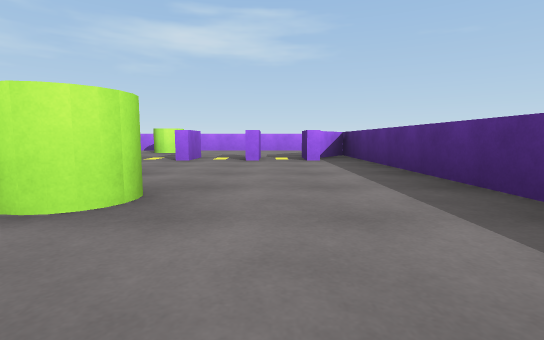
view 1 (above)

12 first-person views from a walk through a scene from a Unity 3-D project. The camera is 0.33 m above the floor, tilts 6° down and sees 85° across. The floor is counted in squares, 1 m on a side. Each view is taken from the middle of a square. On the plan, view 1 faces up. The plan holds only what a view shows up to about 9 squares ahead; the rest is blank. Surface patterns are stand-ins for the level's own textures.

view 2
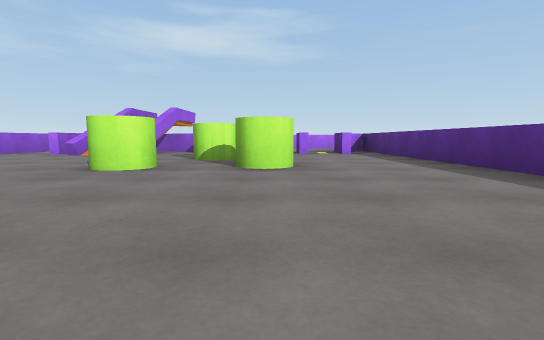

view 3
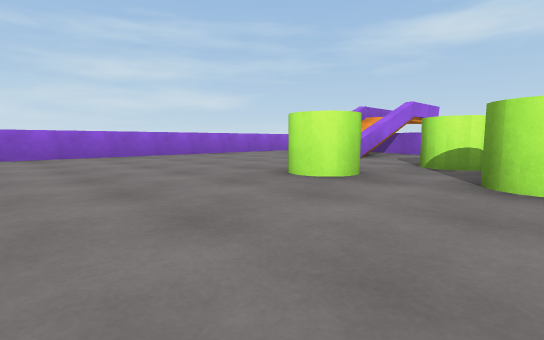

view 4
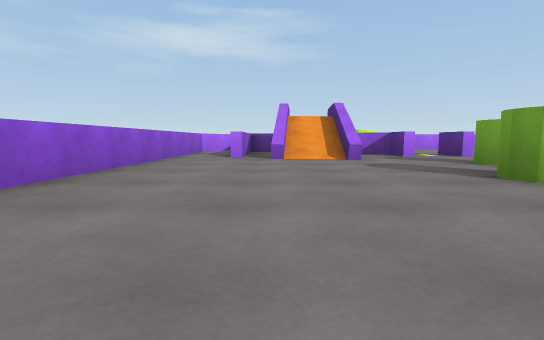

view 5
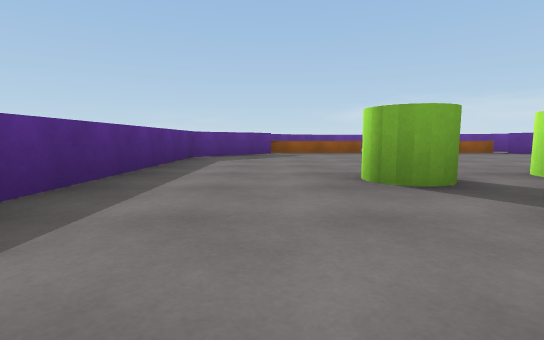

view 6
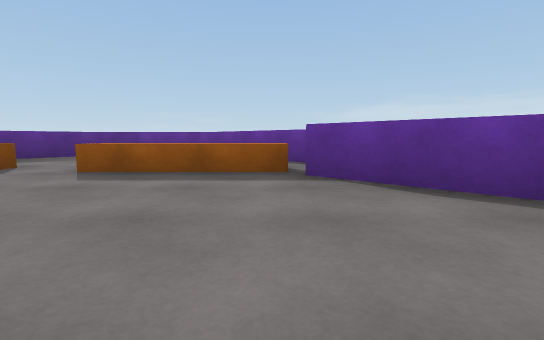

view 7
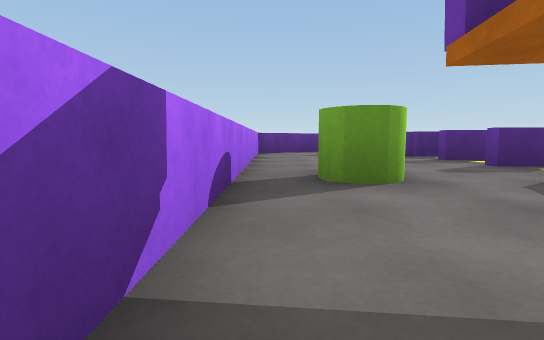

view 8
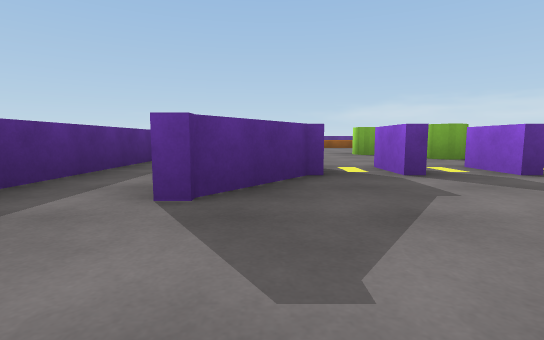

view 9
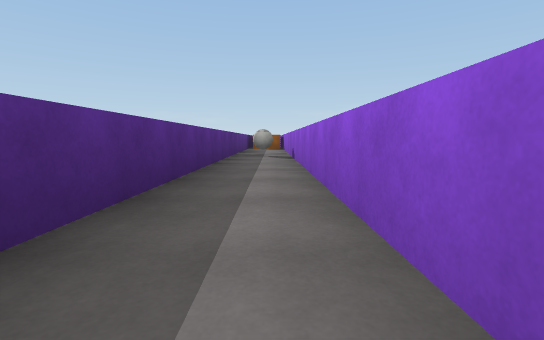

view 10
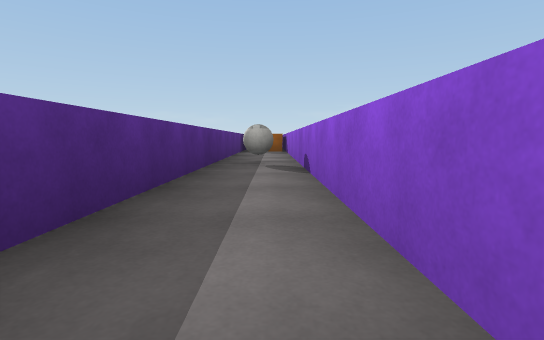

view 11
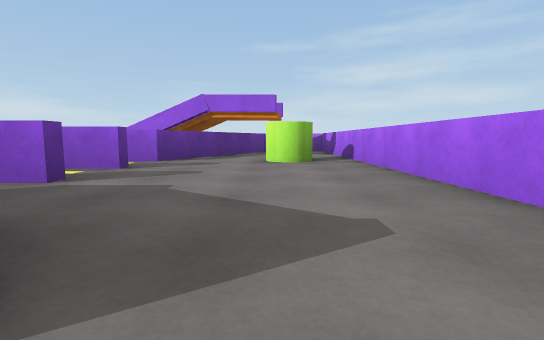

view 12
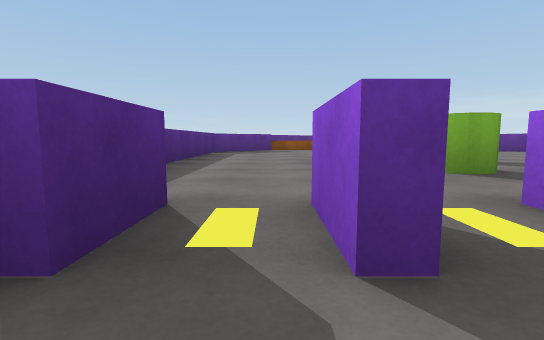

### Floor plan
Key: @ floor where view 1 was taken; # wall or solid block; x gap in a wall; . floor; ^ raised ledge; C green cylinder; B ball.
Columns run from 7 left of view 1 to 3 right of it. Each row starts with its distance up from view 1.
  9  #########
  8  #.......##
  7 ###.CC....#
  6 #.###...#.#
  5 #.###..x#.#
  4 #.##....#.#
  3 #....C..#.#
  2 #...C.C.#.#
  1 #...C...###
  0 #......@.B#
 -1 #........##
 -2 ## .....###
 -3  #^^^^^^ #
 -4  ## .. ###
 -5   ## .##

Positions as (right, up) in squares from view 1, and headings:
1: (0, 0), facing up
2: (-1, -2), facing up
3: (-1, -1), facing up-left
4: (-5, -1), facing up
5: (0, 4), facing down
6: (-5, 0), facing down
7: (-5, 8), facing right
8: (1, 8), facing down
9: (2, 6), facing down
10: (2, 4), facing down
11: (2, 7), facing left
12: (0, 6), facing down
